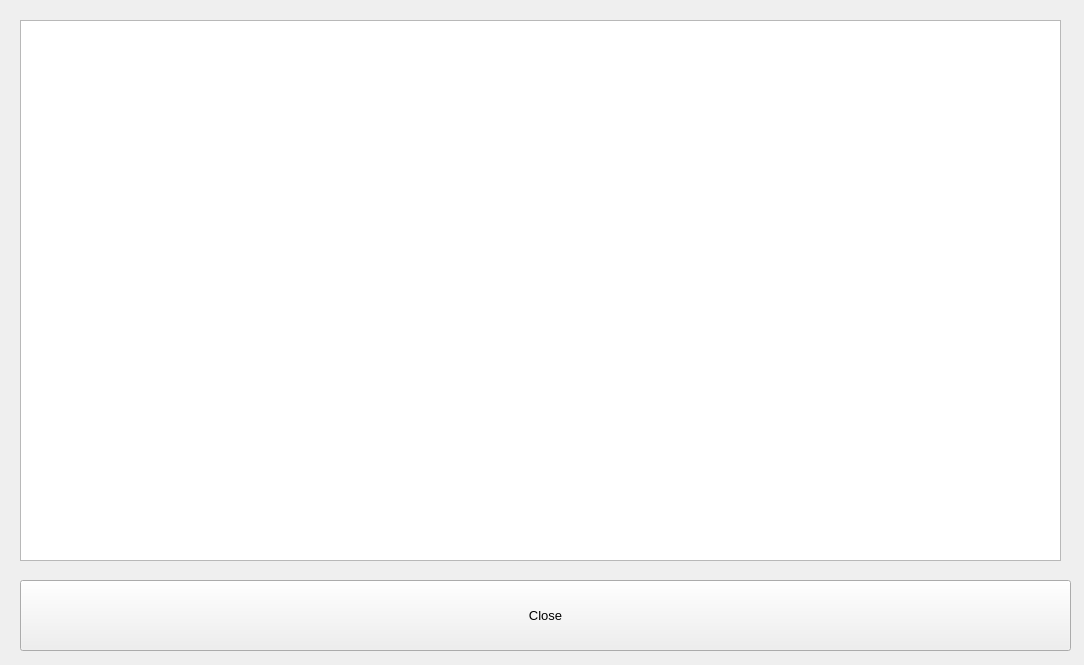
<?xml version="1.0" encoding="UTF-8"?>
<ui version="4.0">
 <class>log_window</class>
 <widget class="QWidget" name="log_window">
  <property name="geometry">
   <rect>
    <x>0</x>
    <y>0</y>
    <width>1084</width>
    <height>665</height>
   </rect>
  </property>
  <property name="windowTitle">
   <string>Log</string>
  </property>
  <widget class="QTextBrowser" name="read_result">
   <property name="geometry">
    <rect>
     <x>20</x>
     <y>20</y>
     <width>1041</width>
     <height>541</height>
    </rect>
   </property>
   <property name="font">
    <font>
     <pointsize>10</pointsize>
    </font>
   </property>
  </widget>
  <widget class="QPushButton" name="log_close_button">
   <property name="geometry">
    <rect>
     <x>20</x>
     <y>580</y>
     <width>1051</width>
     <height>71</height>
    </rect>
   </property>
   <property name="font">
    <font>
     <pointsize>10</pointsize>
    </font>
   </property>
   <property name="text">
    <string>Close</string>
   </property>
  </widget>
 </widget>
 <resources/>
 <connections/>
</ui>
